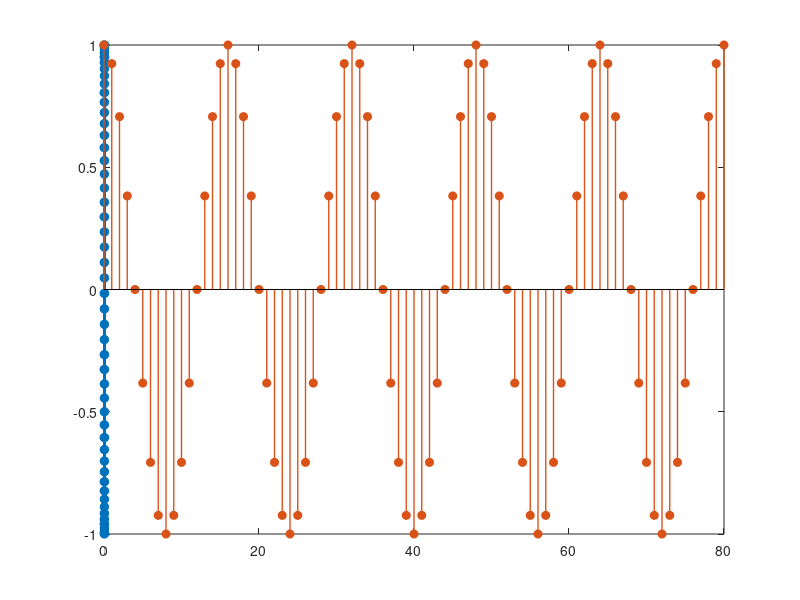

The MATLAB script that drew this image:
% Exercise 5 - Lab Session 1 - DSP 2025
close all
clear

tmin = 0;
tmax = 0.1;
t = linspace(tmin, tmax, 100);
f = 50;
figure;
stem(t,cos(2*pi*f*t),"filled","LineWidth",1); hold on;
T = 1/800; %sampling period, test at 800Hz, 100Hz and 50Hz
nmin = ceil(tmin/T);
nmax = floor(tmax/T);
n = nmin:nmax;
x1 = cos(2*pi*f*n*T);
stem(n,x1,"filled","LineWidth",1);hold off;

% When we don't respect the Shannon-Nyquist Theorem (here 100 and 50Hz),
% we don't sample the correct signal, there's aliasing.
